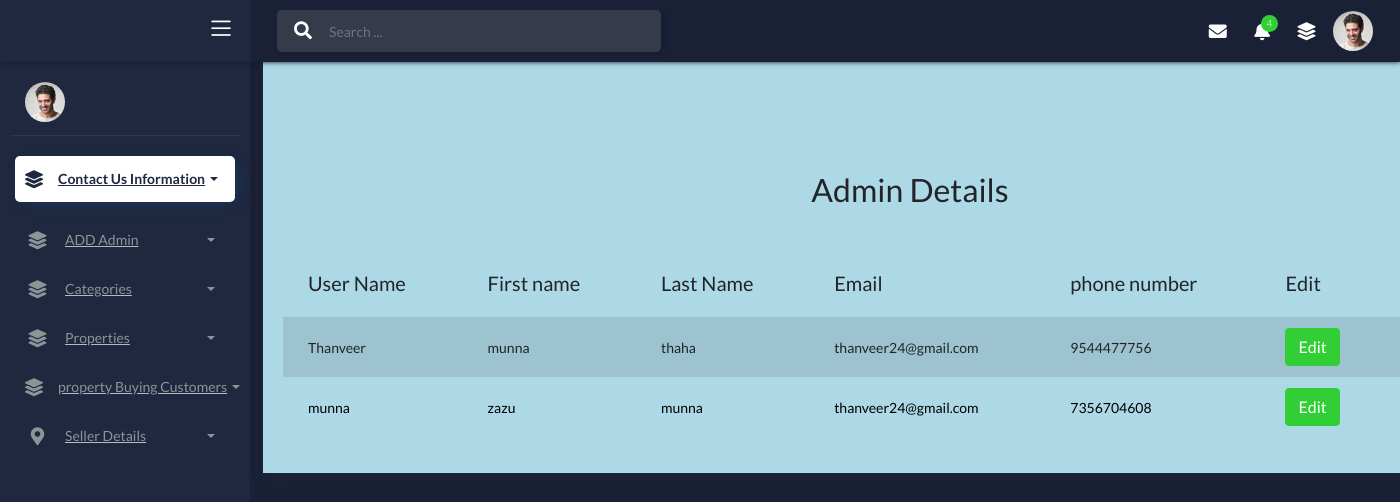
The app's page /pro_adminapp/admindisplay/ with its own data.
### project_admin/models.py (models this page shows)
class adminreg(models.Model):
    username=models.CharField(max_length=20)
    firstname=models.CharField(max_length=20)
    lastname=models.CharField(max_length=20)
    email=models.EmailField()
    phonenumber=models.CharField(max_length=10)
    password=models.CharField(max_length=20)
    confirmpassword=models.CharField(max_length=20)

### project_admin/views.py (the view)
# urls.py: path('admindisplay/',registerdisplay,name='registerdisplay'),
def registerdisplay(request):
    data=adminreg.objects.all()
    return render(request,'admindisplay.html',{'data':data})

### project_admin/templates/admindisplay.html (shortened to what this page needs)
<!DOCTYPE html>
<html lang="en">
{% extends 'index.html' %}
{% load static %}
{% block content %}
<head>
  <link href="https://cdn.jsdelivr.net/npm/bootstrap@5.0.2/dist/css/bootstrap.min.css" rel="stylesheet">
</head>
<body>
     <div class="container" id="displayregister">
        <div class="card">
                          <div class="card-body">
                            <center><h2 id="details">Admin Details</h2></center>
                            <div class="table-responsive mt-5">
                              <table class="table table-striped">
                                <thead>
                                  <tr>
                                    <th> <h5>User Name</h5></th>
                                    <th> <h5>First name</h5> </th>
                                    <th> <h5>Last Name</h5></th>
                                    <th><h5> Email </h5></th>
                                      <th><h5>phone number</h5></th>
                                      <th><h5> Edit </h5></th>
                                      <th><h5> Delete </h5></th>
                                  </tr>
                                </thead>
                             <tbody class="values">
                             {% for i in data %}
                              <tr>
                                  <td>{{i.username}}</td>
                                   <td>{{i.firstname}}</td>
                                   <td>{{i.lastname}}</td>
                                   <td>{{i.email}}</td>
                                  <td>{{i.phonenumber}}</td>
                                  <td>
                                      <form action="{% url 'editreg' dataid=i.id %}">
                                          <button type="submit" class="btn btn-success">Edit</button>
                                      </form>
                                  </td>
                                  <td>
                                  </td>
                              </tr>
                             {% endfor %}
                             </tbody>
                              </table>
                            </div>
                          </div>
                        </div>
       </div>
</body>
</html>
{% endblock %}

### project_admin/templates/admindisplay.html (style rules this page uses)
#displayregister { margin-left:250px; height: 700px; text-decoration: none !important; }
#details { margin-top:150px; background-color: lightblue; }
.card-body { background-color: lightblue; }
.values { color: black; }

### records on screen
adminreg: username "Thanveer", firstname "munna", lastname "thaha", email "thanveer24@gmail.com", phonenumber "9544477756"
adminreg: username "munna", firstname "zazu", lastname "munna", email "thanveer24@gmail.com", phonenumber "7356704608"
